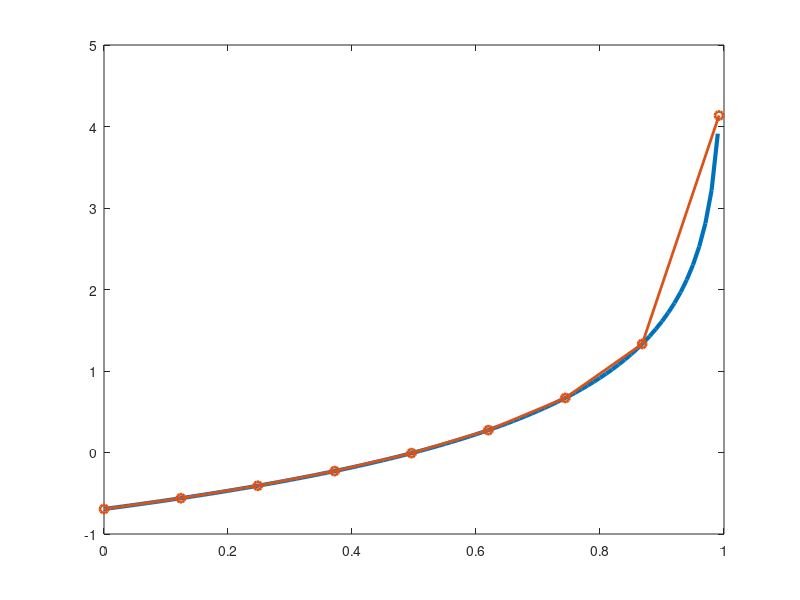
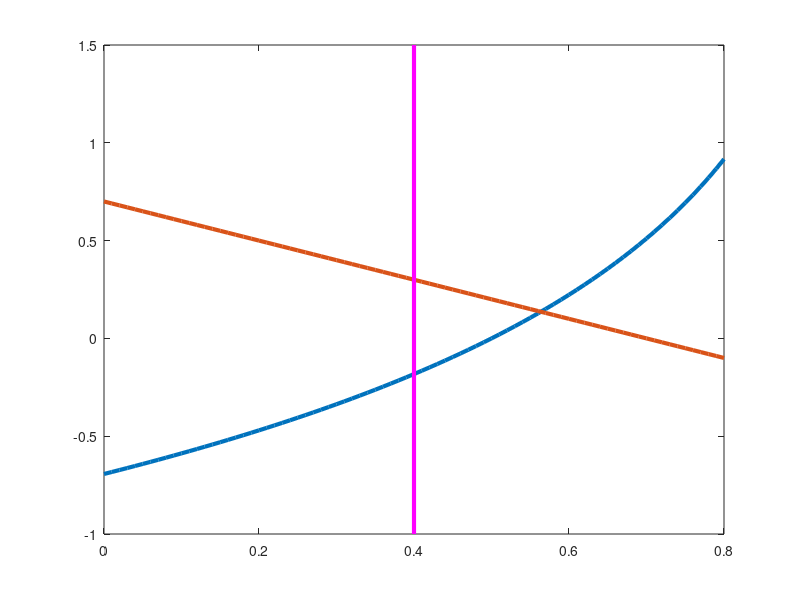
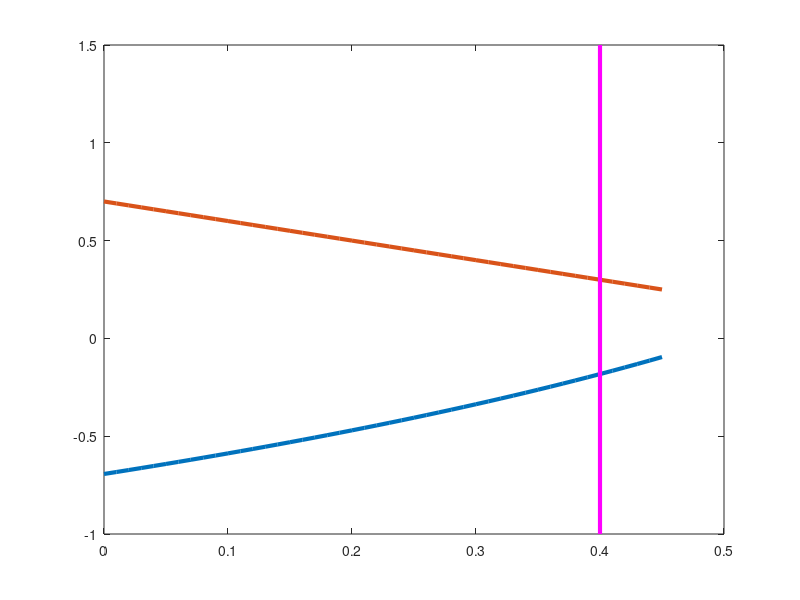

These charts were generated, in order, by the following MATLAB code: (Note: this script raises an error after producing the figures.)
x = 0:0.01:1;
y = -log((1-abs(x))/0.5);
figure;
plot(x,y,'LineWidth',3);

hold on;


x = 0:0.124:1;
y = -log((1-abs(x))/0.5);
plot(x,y,'-o','LineWidth',2);

%**********************************************************
x = 0:0.01:0.8;
y = -log((1-abs(x))/0.5);
figure;
plot(x,y,'LineWidth',3)

hold on

x = 0:0.01:0.8;
y = 0.7-x;
plot(x,y,'LineWidth',3)
line([0.4 0.4],[-1 1.5],'LineWidth',3,'Color','m');

%**********************************************************
x = 0:0.01:0.45;
y = -log((1-abs(x))/0.5);
figure;
plot(x,y,'LineWidth',3)

hold on

x = 0:0.01:0.45;
y = 0.7-x;
plot(x,y,'LineWidth',3)
line([0.4 0.4],[-1 1.5],'LineWidth',3,'Color','m');



%**********************************************************



plot(abs_Vg1,R_l_gz1,'LineWidth',3,'Color','g');
hold on
plot(abs_Vg,R_l_gz,'LineWidth',2,'Color','b');
hold on ;
	x = 0:0.01:0.45;
y = -log((1-abs(x))/0.5);
plot(x,y,'LineWidth',3,'Color','m')

hold on

x = 0:0.01:0.45;
y = 0.7-x;
plot(x,y,'LineWidth',3,'Color','m')
line([0.4 0.4],[-1 1.5],'LineWidth',3,'Color','m');


%*************************************************************


x = 0:0.01:0.45;
y = -log((1-abs(x))/0.5);
plot(x,y,'LineWidth',3,'Color','m')

hold on

x = 0:0.01:0.45;
y = 0.7-x;
plot(x,y,'LineWidth',3,'Color','m')
line([0.4 0.4],[-1 1.5],'LineWidth',3,'Color','m');
hold on
plot(abs_Vg1(234),R_l_gz1(234),'g*');
hold on
plot(abs_Vg(234),R_l_gz(234),'b*');
hold on ;
plot(inputSampleX,inputSampleY,'c*')

%********************************************************
temp=(abs_Vg1-abs_Vg).^2+(R_l_gz1-R_l_gz).^2
[~,I]=max(temp)